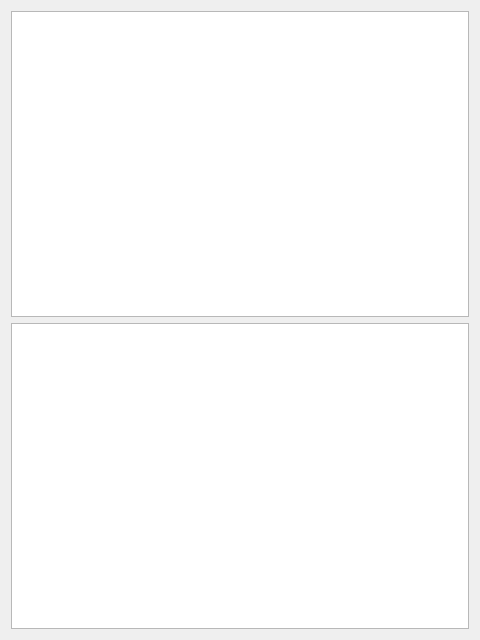
<?xml version="1.0" encoding="UTF-8"?>
<ui version="4.0">
 <class>ValidationDialog</class>
 <widget class="QDialog" name="ValidationDialog">
  <property name="geometry">
   <rect>
    <x>0</x>
    <y>0</y>
    <width>480</width>
    <height>640</height>
   </rect>
  </property>
  <property name="windowTitle">
   <string>Validation results</string>
  </property>
  <property name="windowIcon">
	  <iconset resource="../../../resources/resources.qrc">
    <normaloff>:/icon.png</normaloff>:/icon.png</iconset>
  </property>
  <layout class="QVBoxLayout" name="verticalLayout">
   <item>
    <widget class="QTextBrowser" name="validationResultsHTML"/>
   </item>
   <item>
    <widget class="QPlainTextEdit" name="validationResultsArea"/>
   </item>
  </layout>
 </widget>
 <resources>
  <include location="../../../resources/resources.qrc"/>
 </resources>
 <connections/>
</ui>
